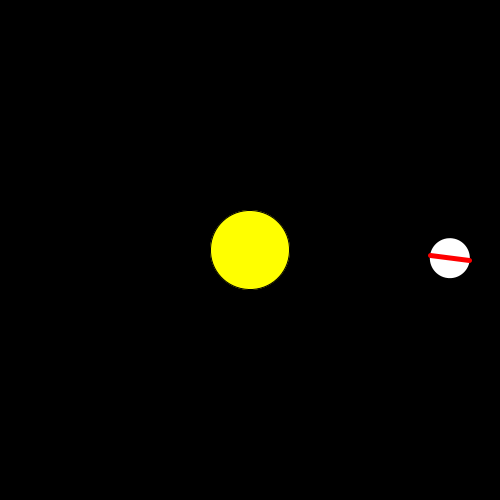
Frame 1 (no input)
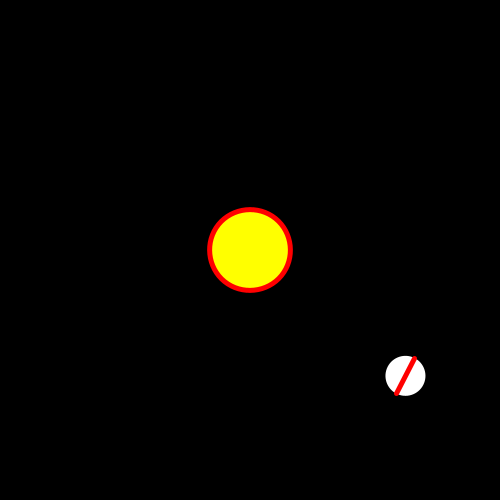
Frame 60 (the mouse pressed at the canvas centre just before this capture)
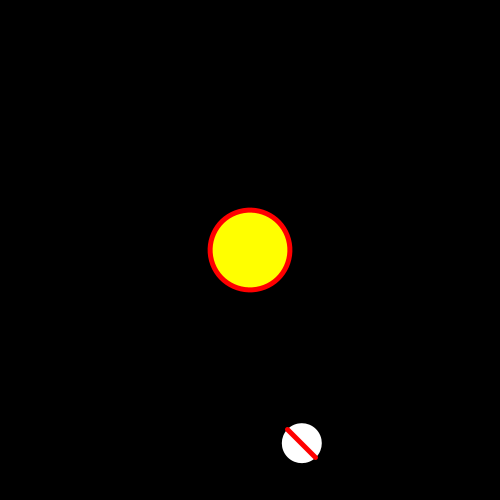
Frame 120 (the mouse held since frame 60 and released just before this capture)

The Processing sketch that drew these frames (run headless with seeded random() and noise(); from frame 60 on, the mouse is pressed at the canvas centre):

// Processing sketch: pianeta
// ── pianeta.pde
void setup(){
  size(500,500);
}

void draw(){
  background(0);
  translate(width/2,height/2);
  rotate(millis()*0.001*TWO_PI/10.0);
  fill(255,255,0);
  ellipse(0,0,80,80);
  translate(200,0);
  rotate(millis()*0.001*TWO_PI/5.0);
  fill(255);
  noStroke();
  ellipse(0,0,40,40);
  strokeWeight(5);
  stroke(255,0,0);
  line(-20,0,20,0);
}
